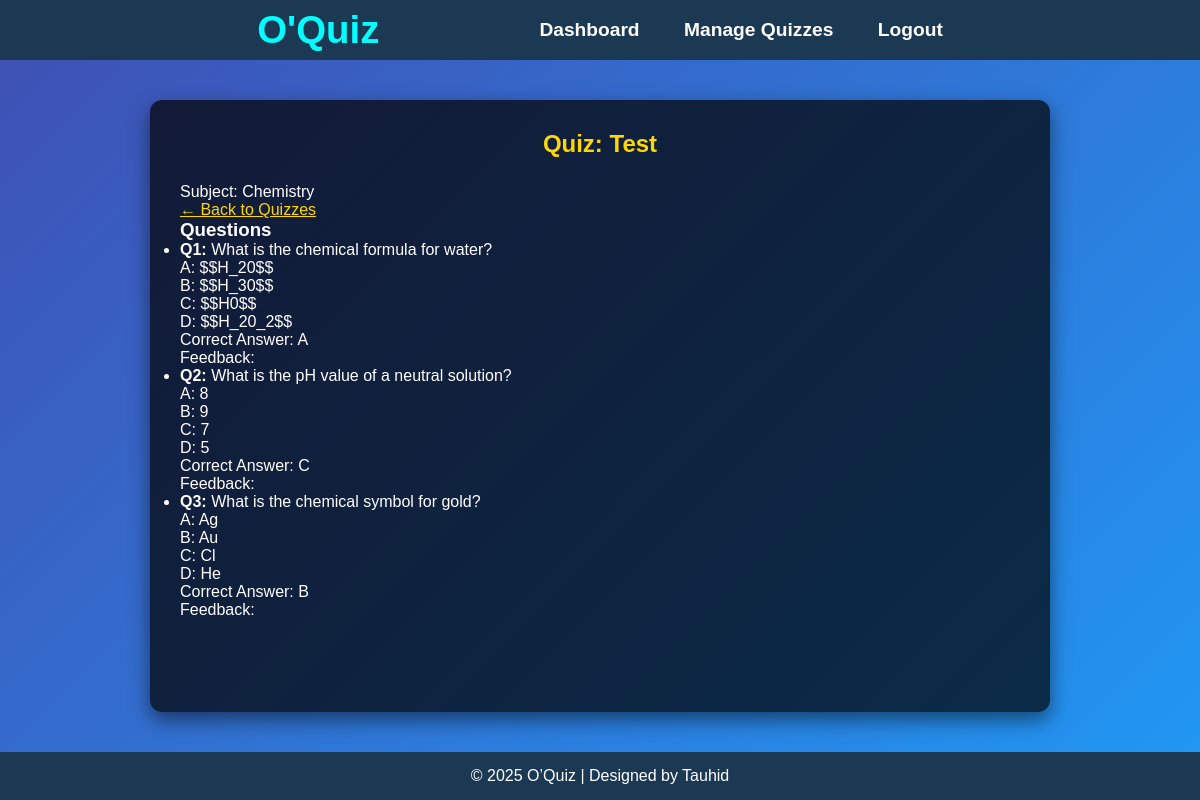
Screenshot of /view_quiz_questions.php?quiz_id=2 (signed in) with the database file from the repository.
### tables this page shows
CREATE TABLE `quizzes` (
  `id` int NOT NULL,
  `title` varchar(255) NOT NULL,
  `description` text,
  `subject_id` int DEFAULT NULL,
  `created_by` int DEFAULT NULL,
  `total_points` int DEFAULT '0',
  `time_limit_minutes` int DEFAULT NULL,
  `is_published` tinyint(1) DEFAULT '0',
  `created_at` timestamp NOT NULL DEFAULT CURRENT_TIMESTAMP,
  `subject` varchar(100) NOT NULL,
  `chapter` varchar(100) DEFAULT NULL,
  `special_exam_name` varchar(255) DEFAULT NULL
);

CREATE TABLE `questions` (
  `id` int NOT NULL,
  `quiz_id` int NOT NULL,
  `question_text` text NOT NULL,
  `question_type` enum('MCQ','True-False','Short') NOT NULL,
  `option_a` text,
  `option_b` text,
  `option_c` text,
  `option_d` text,
  `correct_answer` text NOT NULL,
  `points` int DEFAULT '1',
  `answer_feedback` text
);

### view_quiz_questions.php (the view, shortened to what this page needs)
<?php
include "db.php";
$quiz_id = isset($_GET['quiz_id']) ? (int) $_GET['quiz_id'] : 0;
$stmt = $conn->prepare("SELECT * FROM quizzes WHERE id = ?");
$stmt->bind_param("i", $quiz_id);
$stmt->execute();
$quiz_result = $stmt->get_result();
$quiz = $quiz_result->fetch_assoc();
$stmt = $conn->prepare("SELECT * FROM questions WHERE quiz_id = ? ORDER BY id ASC");
$stmt->bind_param("i", $quiz_id);
$stmt->execute();
$questions_result = $stmt->get_result();
?>
<!DOCTYPE html>
<html lang="en">
<head>
    <link rel="stylesheet" href="style.css">
    <link rel="stylesheet" href="qstyle.css">
</head>
<body>
    <div class="nav">
        <h1 class="logo">O'Quiz</h1>
        <div class="nav_links">
            <a href="admin_dashboard.php">Dashboard</a>
            <a href="manage_quizzes.php">Manage Quizzes</a>
            <a href="logout.php">Logout</a>
        </div>
    </div>
    <main>
        <div class="quiz-container">
            <div class="quiz-form">
                <h2>Quiz: <?php echo htmlspecialchars($quiz['title']); ?></h2>
                <p>Subject: <?php echo htmlspecialchars($quiz['subject']); ?></p>
                <a href="manage_quizzes.php" style="color:#ffd700;">← Back to Quizzes</a>
                <div class="question-list">
                    <h3>Questions</h3>
                    <?php if ($questions_result->num_rows > 0): ?>
                        <ul>
                            <?php $count = 1; ?>
                            <?php while ($q = $questions_result->fetch_assoc()): ?>
                                <li>
                                    <p><strong>Q<?php echo $count++; ?>:</strong> <span
                                            class="mathjax"><?php echo htmlspecialchars($q['question_text']); ?></span></p>
                                    <p>A: <span class="mathjax"><?php echo htmlspecialchars($q['option_a']); ?></span></p>
                                    <p>B: <span class="mathjax"><?php echo htmlspecialchars($q['option_b']); ?></span></p>
                                    <p>C: <span class="mathjax"><?php echo htmlspecialchars($q['option_c']); ?></span></p>
                                    <p>D: <span class="mathjax"><?php echo htmlspecialchars($q['option_d']); ?></span></p>
                                    <p class="correct-answer">Correct Answer:
                                        <?php echo htmlspecialchars($q['correct_answer']); ?></p>
                                    <p>Feedback: <?php echo htmlspecialchars($q['answer_feedback']); ?></p>
                                </li>
                            <?php endwhile; ?>
                        </ul>
                    <?php else: ?>
                        <p>No questions added yet for this quiz.</p>
                    <?php endif; ?>
                </div>
            </div>
        </div>
    </main>
    <footer>
        <p>© 2025 O’Quiz | Designed by Tauhid</p>
    </footer>
</body>
</html>

### style.css (style rules this page uses)
* { box-sizing: border-box; }
html, body { height: 100%; }
body { margin: 0; font-family: Arial, sans-serif; display: flex; flex-direction: column; background-color: #1b3953; }
.nav { display: flex; background-color: #1b3953; color: white; align-items: center; justify-content: center; padding: 20px; height: 60px; }
.logo { color: aqua; font-weight: bolder; font-size: 2.4rem; margin-right: 120px; }
.nav_links a { color: white; margin-left: 40px; text-decoration: none; font-weight: bold; font-size: 1.2rem; }
main { flex: 1; background: linear-gradient(135deg, #3f51b5, #2196f3); }
footer { background-color: #1b3953; color: white; text-align: center; padding: 15px 0; }
footer p { margin: 0; }

### qstyle.css (style rules this page uses)
* { box-sizing: border-box; margin: 0; padding: 0; }
html, body { height: 100%; }
body { font-family: Arial, sans-serif; display: flex; flex-direction: column; background-color: #1b3953; color: white; }
.nav { display: flex; align-items: center; justify-content: center; padding: 20px; height: 60px; background-color: #1b3953; }
.logo { color: aqua; font-size: 2.4rem; font-weight: bold; margin-right: 120px; }
.nav_links a { color: white; margin-left: 40px; text-decoration: none; font-size: 1.2rem; font-weight: bold; }
main { flex: 1; background: linear-gradient(135deg, #3f51b5, #2196f3); padding: 40px 20px; display: flex; justify-content: center; }
.quiz-container { width: 100%; display: flex; justify-content: center; }
.quiz-form { width: 100%; max-width: 900px; padding: 30px; background-color: rgba(0,0,0,0.7); border-radius: 12px; box-shadow: 0 8px 20px rgba(0,0,0,0.5); }
.quiz-form h2 { text-align: center; margin-bottom: 25px; color: #ffd700; }
footer { background-color: #1b3953; text-align: center; padding: 15px 0; }

### rows the page displays
quizzes: title "Test", subject "Chemistry"
questions: question_text "What is the chemical formula for water?", option_a "$$H_20$$", option_b "$$H_30$$", option_c "$$H0$$", option_d "$$H_20_2$$", correct_answer "A"
questions: question_text "What is the pH value of a neutral solution?", option_a "8", option_b "9", option_c "7", option_d "5", correct_answer "C"
questions: question_text "What is the chemical symbol for gold?", option_a "Ag", option_b "Au", option_c "Cl", option_d "He", correct_answer "B"
